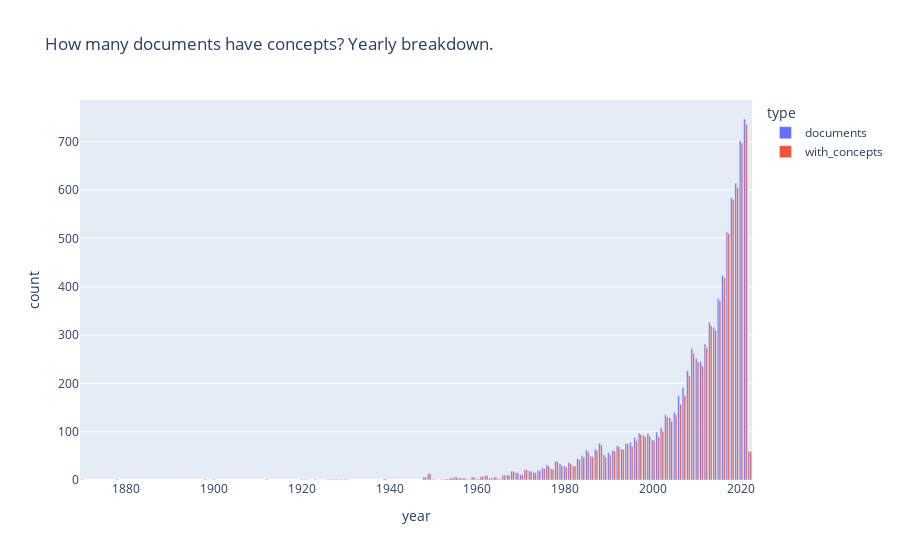

Here is the notebook cell this chart was saved with:
### Markdown cell above
### 3.2 Yearly breakdown of Documents With concepts VS Without 

It's also useful to look at whether the ratio of with/without concepts is stable across the years. 

To this end we can use 
* the publications `id` column to count the total number of publications per year  
* the `concepts` column to count the ones that have concepts

### Code cell
temp1 = pubs.groupby('year', as_index=False).count()[['year', 'id', CONCEPTS_FIELD]]
temp1.rename(columns={'id': "documents", CONCEPTS_FIELD: "with_concepts"}, inplace=True)

# reorder cols/rows
temp1 = temp1.melt(id_vars=["year"], 
         var_name="type", 
        value_name="count")

px.bar(temp1, title="How many documents have concepts? Yearly breakdown.",
       x="year", y="count", 
       color="type", 
       barmode="group")

### Figure 1 — Plotly figure (JSON) as saved in the notebook; plotly's stock layout.template omitted (floating-point values rounded to 4 significant figures)
{"data": [{"alignmentgroup": "True", "hovertemplate": "type=documents<br>year=%{x}<br>count=%{y}<extra></extra>", "legendgroup": "documents", "marker": {"color": "#636efa", "pattern": {"shape": ""}}, "name": "documents", "offsetgroup": "documents", "orientation": "v", "showlegend": true, "textposition": "auto", "type": "bar", "x": [1870, 1878, 1898, 1900, 1912, 1920, 1921, 1923, 1926, 1927, 1928, 1929, 1930, 1939, 1948, 1949, 1950, 1952, 1953, 1954, 1955, 1956, 1957, 1958, 1959, 1960, 1961, 1962, 1963, 1964, 1965, 1966, 1967, 1968, 1969, 1970, 1971, 1972, 1973, 1974, 1975, 1976, 1977, 1978, 1979, 1980, 1981, 1982, 1983, 1984, 1985, 1986, 1987, 1988, 1989, 1990, 1991, 1992, 1993, 1994, 1995, 1996, 1997, 1998, 1999, 2000, 2001, 2002, 2003, 2004, 2005, 2006, 2007, 2008, 2009, 2010, 2011, 2012, 2013, 2014, 2015, 2016, 2017, 2018, 2019, 2020, 2021, 2022], "xaxis": "x", "y": [1, 1, 1, 1, 1, 1, 1, 1, 1, 1, 1, 1, 1, 2, 6, 13, 1, 1, 2, 4, 6, 4, 4, 1, 6, 2, 7, 9, 4, 6, 2, 10, 10, 18, 15, 11, 21, 19, 16, 20, 25, 31, 23, 39, 33, 29, 36, 29, 44, 50, 62, 49, 64, 76, 52, 57, 61, 71, 64, 75, 78, 88, 97, 92, 96, 83, 99, 108, 135, 129, 140, 174, 192, 226, 272, 252, 245, 281, 326, 316, 376, 423, 513, 584, 614, 702, 747, 59], "yaxis": "y"}, {"alignmentgroup": "True", "hovertemplate": "type=with_concepts<br>year=%{x}<br>count=%{y}<extra></extra>", "legendgroup": "with_concepts", "marker": {"color": "#EF553B", "pattern": {"shape": ""}}, "name": "with_concepts", "offsetgroup": "with_concepts", "orientation": "v", "showlegend": true, "textposition": "auto", "type": "bar", "x": [1870, 1878, 1898, 1900, 1912, 1920, 1921, 1923, 1926, 1927, 1928, 1929, 1930, 1939, 1948, 1949, 1950, 1952, 1953, 1954, 1955, 1956, 1957, 1958, 1959, 1960, 1961, 1962, 1963, 1964, 1965, 1966, 1967, 1968, 1969, 1970, 1971, 1972, 1973, 1974, 1975, 1976, 1977, 1978, 1979, 1980, 1981, 1982, 1983, 1984, 1985, 1986, 1987, 1988, 1989, 1990, 1991, 1992, 1993, 1994, 1995, 1996, 1997, 1998, 1999, 2000, 2001, 2002, 2003, 2004, 2005, 2006, 2007, 2008, 2009, 2010, 2011, 2012, 2013, 2014, 2015, 2016, 2017, 2018, 2019, 2020, 2021, 2022], "xaxis": "x", "y": [1, 1, 1, 1, 1, 1, 1, 1, 1, 1, 1, 1, 1, 2, 6, 13, 1, 1, 2, 4, 6, 4, 4, 1, 6, 2, 7, 9, 4, 6, 2, 10, 10, 18, 15, 11, 21, 18, 15, 19, 24, 29, 22, 38, 30, 27, 34, 29, 42, 47, 58, 48, 61, 72, 47, 52, 60, 69, 63, 75, 70, 82, 94, 89, 91, 81, 90, 101, 131, 121, 135, 157, 175, 216, 262, 244, 236, 274, 319, 310, 371, 419, 510, 580, 606, 697, 736, 59], "yaxis": "y"}], "layout": {"autosize": true, "barmode": "group", "legend": {"title": {"text": "type"}, "tracegroupgap": 0}, "title": {"text": "How many documents have concepts? Yearly breakdown."}, "xaxis": {"anchor": "y", "autorange": true, "domain": [0, 1], "range": [1870.0, 2022.0], "title": {"text": "year"}, "type": "linear"}, "yaxis": {"anchor": "x", "autorange": true, "domain": [0, 1], "range": [0, 786.3], "title": {"text": "count"}, "type": "linear"}}}
